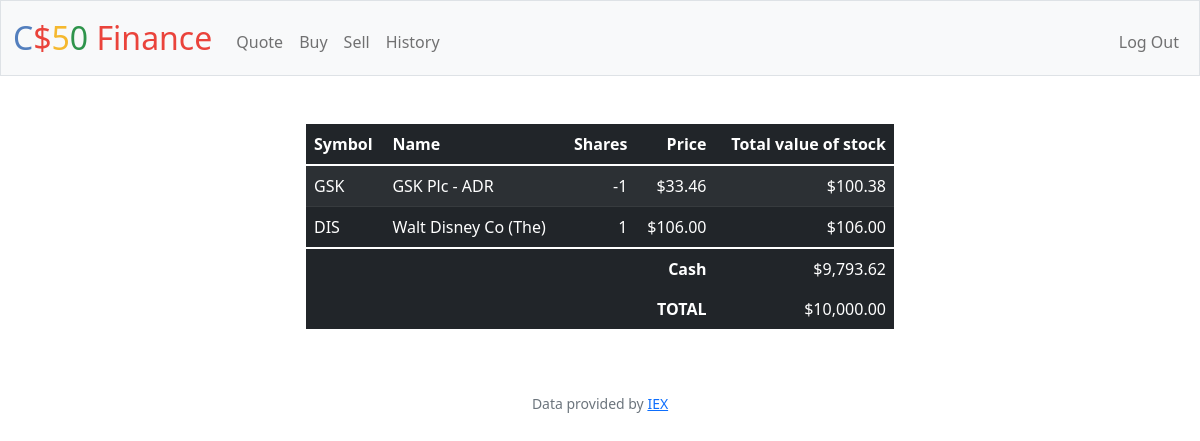
Page / (signed in) on the committed database.
### tables this page shows
CREATE TABLE portfolio (
                portfolio_user_id INTEGER NOT NULL,
                portfolio_id INTEGER PRIMARY KEY,
                name TEXT NOT NULL,
                symbol TEXT NOT NULL,
                shares INTEGER NOT NULL,
                price INTEGER NOT NULL,
                total_value_of_stock NUMERIC NOT NULL DEFAULT 0
            );

### app.py (the view)
@app.route("/")
@login_required
def index():
    db.execute("DELETE FROM portfolio WHERE portfolio_user_id = ? AND shares = 0", session["user_id"])
    portfolio_rows = db.execute("SELECT * FROM portfolio WHERE portfolio_user_id = ?", session["user_id"])
    user_cash_rows = db.execute("SELECT cash FROM users WHERE id = ?", session["user_id"])
    user_cash_balance = round(float(user_cash_rows[0]["cash"]), 2)
    total_starting_cash = 0
    for dict in portfolio_rows:
        total_starting_cash += float(dict["total_value_of_stock"])
    total_starting_cash += user_cash_balance
    for dict in portfolio_rows:
        dict["price"] = usd(dict["price"])
        dict["total_value_of_stock"] = usd(dict["total_value_of_stock"])
    return render_template("index.html", portfolio_rows = portfolio_rows, user_cash_balance = usd(user_cash_balance), total_starting_cash = usd(total_starting_cash))

### app.py (called while the page is built)
@app.after_request
def after_request(response):
    response.headers["Cache-Control"] = "no-cache, no-store, must-revalidate"
    response.headers["Expires"] = 0
    response.headers["Pragma"] = "no-cache"
    return response

### helpers.py (called while the page is built)
def login_required(f):
    @wraps(f)
    def decorated_function(*args, **kwargs):
        if session.get("user_id") is None:
            return redirect("/login")
        return f(*args, **kwargs)
    return decorated_function

def usd(value):
    return f"${value:,.2f}"

### templates/index.html (shortened to what this page needs)
{% extends "layout.html" %}
{% block main %}
    <div class="text-centre mx-auto w-50">
        <table class="table table-striped table-dark">
            <thead>
                <tr>
                    <th class="text-start">Symbol</th>
                    <th class="text-start">Name</th>
                    <th class="text-end">Shares</th>
                    <th class="text-end">Price</th>
                    <th class="text-end">Total value of stock</th>
                </tr>
            </thead>
            <tbody>
                {% for dict in portfolio_rows %}
                <tr>
                    <td class="text-start">{{dict.symbol}}</td>
                    <td class="text-start">{{dict.name}}</td>
                    <td class="text-end">{{dict.shares}}</td>
                    <td class="text-end">{{dict.price}}</td>
                    <td class="text-end">{{dict.total_value_of_stock}}</td>
                </tr>
                {% endfor %}
            </tbody>
            <tfoot>
                <tr>
                    <td class="border-0 fw-bold text-end" colspan="4">Cash</td>
                    <td class="border-0 text-end">{{user_cash_balance}}</td>
                </tr>
                <tr>
                    <td class="border-0 fw-bold text-end" colspan="4">TOTAL</td>
                    <td class="border-0 w-bold text-end">{{total_starting_cash}}</td>
                </tr>
            </tfoot>
        </table>
    </div>
{% endblock %}

### rows in the picture
portfolio: symbol "GSK", name "GSK Plc - ADR", shares "-1", price "$33.46", total_value_of_stock "$100.38"
portfolio: symbol "DIS", name "Walt Disney Co (The)", shares "1", price "$106.00", total_value_of_stock "$106.00"

### other values in the picture
{{ user_cash_balance }} "$9,793.62"
{{ total_starting_cash }} "$10,000.00"
